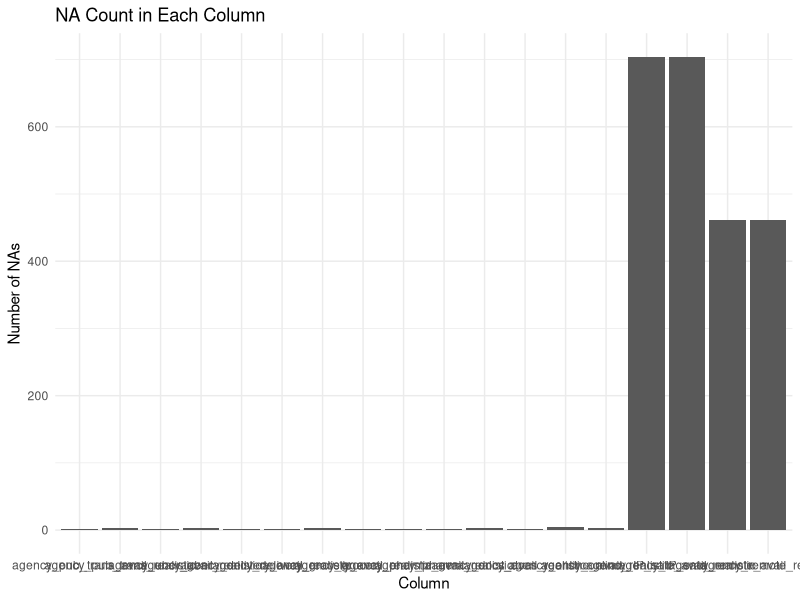

The R source for this figure: (Note: this script raises an error after producing the figure.)
####### Calculate the agency scores and validate the measure ##################
setwd(dirname(rstudioapi::getActiveDocumentContext()$path))

# Create a list of the required packages:
list.of.packages <- c(
  "tidyverse",#wrangle data
  "lavaan", #fit CFA
  "userfriendlyscience", #check scale reliability
  "psychTools"
  )
new.packages <- list.of.packages[!(list.of.packages %in% installed.packages()[,"Package"])] #check for any uninstalled packages
if(length(new.packages)) install.packages(new.packages) #install any missing packages (requires internet access)
lapply(list.of.packages, require, character.only = TRUE) #library all required packages

#devtools::install_github("matherion/userfriendlyscience")

dat <- read.csv("agency_data.csv")

rm(new.packages, list.of.packages)
####### 1.0 Data Cleaning #########################################################
dat_agency <- dat %>%
  select(ResponseId, agency_pub_trans_avail:agency_remote_realistic)
# there is one id R_3CKphd7v4L4nZVw who did not finish the questions

na_count <- sapply(dat_agency, function(x) sum(is.na(x)))
# Convert the counts to a data frame for plotting
na_count_df <- data.frame(column = names(na_count)[2:19], na_count = na_count[2:19])
na_count_df$column <- factor(na_count_df$column, levels = names(na_count))
# Create the bar plot
ggplot(na_count_df, aes(x = column, y = na_count)) +
  geom_bar(stat = "identity") +
  theme_minimal() +
  labs(x = "Column", y = "Number of NAs", title = "NA Count in Each Column")

# combine Q8.9 and Q8.10
summary <- dat_agency %>%
  mutate(Category = case_when(
    !is.na(agency_IP_safe_avail) & agency_IP_safe_avail != "" & !is.na(agency_remote_avail) & agency_remote_avail != "" ~ "Answers in both",
    (is.na(agency_IP_safe_avail) | agency_IP_safe_avail == "") & (is.na(agency_remote_avail) | agency_remote_avail == "") ~ "No answers",
    TRUE ~ "Answer in one only"
  )) %>%
  count(Category)
print(summary)

# we need to delete these questions from the whole sample 
dat_agency <- dat %>%
  select(ResponseId, agency_pub_trans_avail:agency_online_realistic)
dat_agency <- na.omit(dat_agency) #lose a final 4 obs

rm(na_count_df, summary, na_count, dat)
####### 1.2 Scoring the Agency answers ###########################################
# Duplicate the dataframe
dat_agency_scores <- dat_agency
# Define a function to replace responses with numerical values
replace_responses <- function(x) {
  if (is.character(x) || is.factor(x)) {
    #x <- as.character(x)  # Convert factors to character if needed
    x[x == "Do not know"] <- 0
    x[x == "Strongly disagree"] <- -2
    x[x == "Disagree"] <- -1
    x[x == "Agree"] <- 1
    x[x == "Strongly agree"] <- 2
  }
  return(x)
}

# Apply the function to each column in the new dataframe
dat_agency_scores[2:15] <- data.frame(lapply(dat_agency_scores[2:15], replace_responses))

# Convert the replaced values back to numeric if needed
dat_agency_scores[2:15] <- data.frame(lapply(dat_agency_scores[2:15], 
                                             function(x) {as.numeric(x)} ))

###### 3.0 CFA #################################################################
## Model Specification
standardized_data <- scale(dat_agency_scores[, 2:15],center = TRUE, scale = TRUE)
# Combine all parts into one model formula string for CFA
model_formula <- 'F =~ agency_pub_trans_avail + agency_pub_trans_realistic + 
agency_uber_avail + agency_uber_realistic + agency_delivery_avail + 
agency_delivery_realistic + agency_grocery_avail + agency_grocery_realistic + 
agency_pharma_avail + agency_pharma_realistic + agency_docs_avail + 
agency_docs_realistic + agency_online_avail + agency_online_realistic'

cat(model_formula) #Display the generated model formula

agency.cfa <- cfa(model_formula, data = standardized_data, std.lv = T)

agency.cfa.measures <- fitMeasures(agency.cfa, c("chisq", "df", "pvalue", 
                      "rmsea", "srmr", "cfi", "tli")); agency.cfa.measures
agency.cfa.measures <- data.frame(agency.cfa.measures)

reliability <- scaleReliability(as.data.frame(standardized_data))
measures <- data.frame(
  chisq = agency.cfa.measures[1,1],
  df = agency.cfa.measures[2,1],
  pvalue = agency.cfa.measures[3,1],
  rmsea = agency.cfa.measures[4,1],
  srmr = agency.cfa.measures[5,1],
  cfi = agency.cfa.measures[6,1],
  tli = agency.cfa.measures[7,1],
  alpha = reliability$output$cronbach.alpha[1],
  alphaLL = reliability$output$alpha.ci[1],
  alphaUL = reliability$output$alpha.ci[2],
  omega = reliability$output$omega[1],
  omegaUL =  reliability$output$omega.ci[1],
  omegaLL = reliability$output$omega.ci[2])

rm(reliability, agency.cfa.measures)

#1 factor model is relaible (alpha and omega are good = >0.85)
# SRMR is acceptable - but RMSEA is unacceptable
# CFI and TLI are unacceptable

#consider the modification indices, freeing up covariances to imrpve fit of the model
# modification indices
mi_metric = modificationIndices(agency.cfa,
                                minimum.value = 10, sort = T);mi_metric

#these modification indices suggest that allowing covariances between the realistic and available
# items within the same subdomains would improve the model fit. 
